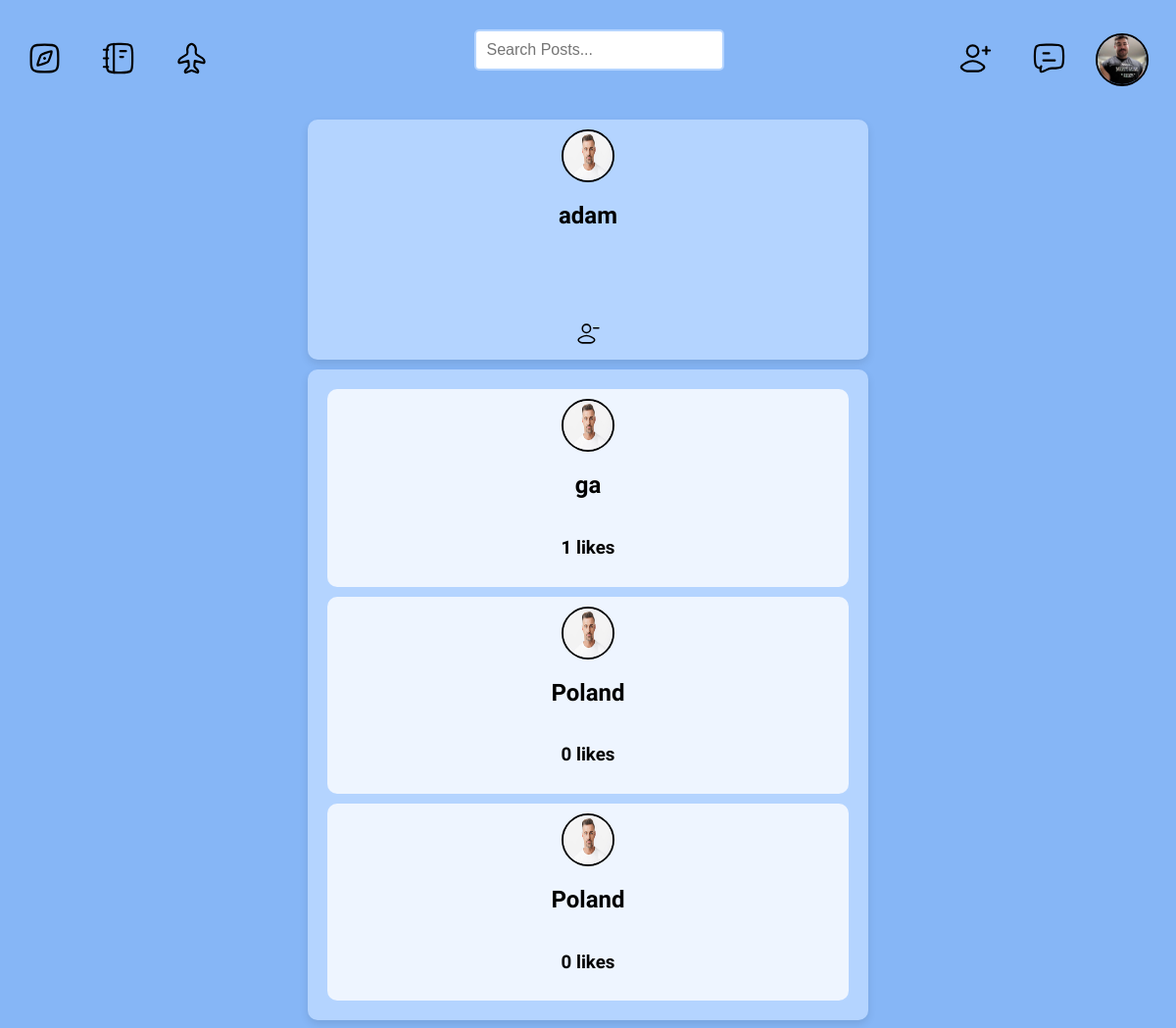
Page /profile/adam/ (signed in) on the earlier database version.
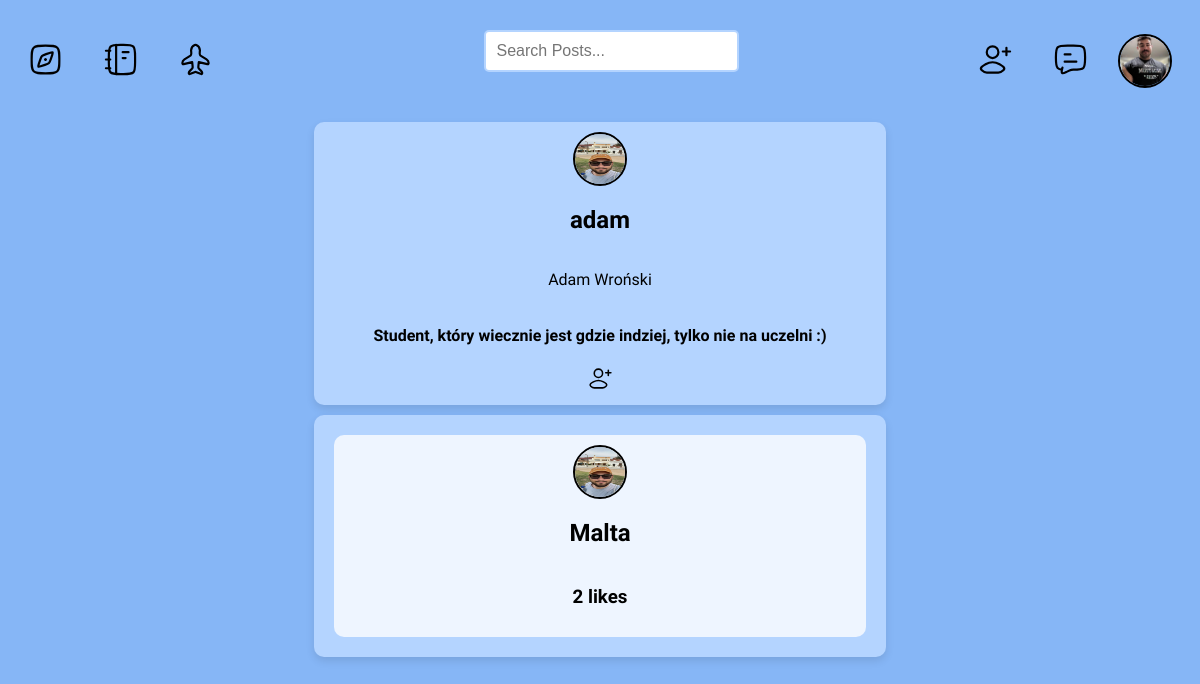
Same page on the later database version.
### base/models.py (models this page shows, shortened)
class User(AbstractUser):
    name = models.CharField(max_length=100, null=True)
    first_name = models.CharField(max_length=100, null=True, blank=True)
    last_name = models.CharField(max_length=100, null=True, blank=True)
    email = models.EmailField(unique=True)
    bio = models.TextField(null=True, blank=True)
    avatar = models.ImageField(null=True, default='user-avatar.svg')
    USERNAME_FIELD = 'email'
    REQUIRED_FIELDS = ['username']

class Post(models.Model):
    host = models.ForeignKey(User, on_delete=models.SET_NULL, null=True)
    title = models.CharField(max_length=100)
    date_created = models.DateTimeField(auto_now_add=True)
    country = models.CharField(max_length=100)
    city = models.CharField(max_length=100)
    description = models.TextField(null=True, blank=True)
    note = models.TextField(null=True, blank=True)
    participants = models.ManyToManyField(User, related_name='participants', blank=True)
    rate = models.IntegerField()
    image = models.ImageField(upload_to='posts/', blank=True, null=True)
    likes = models.IntegerField(default=0)
    latitude = models.DecimalField(max_digits=20, decimal_places=16, blank=True, null=True)
    longitude = models.DecimalField(max_digits=20, decimal_places=16, blank=True, null=True)
    class Meta:
        ordering = ['-date_created']

### base/views.py (the view)
# urls.py: path('profile/<str:username>/', views.profilePage, name='user_profile'),
@login_required(login_url='login')
def profilePage(request, username):
    user = get_object_or_404(User, username=username)
    posts = user.post_set.all()
    post_comments = user.comment_set.all()
    is_own_profile = user == request.user
    friend_list = None
    if is_own_profile:
        friend_list = request.user.friend_list.friends.all()
    is_friend = False
    if request.user.friend_list.friends.filter(id=user.id).exists():
        is_friend = True
    friend_requests = None
    if is_own_profile:
        friend_requests = FriendRequest.objects.filter(receiver=request.user, is_active=True)
    context = {
        'user': user,
        'posts': posts,
        'post_comments': post_comments,
        'friend_requests': friend_requests,
        'is_friend': is_friend,
        'friends': friend_list if is_own_profile else None
    }
    return render(request, 'base/profile.html', context)

### base/templates/base/profile.html (shortened to what this page needs)
{% extends 'main.html' %}
{% block content %}
<div class="profile-container">
    <div>
    </div>
    <div>
        {% include 'base/components/info_profile_component.html' %}
        {% include 'base/components/feed_component.html' %}
    </div>
    <div>
    </div>
</div>
{% endblock %}

### base/templates/base/components/info_profile_component.html (shortened to what this page needs)
{% load static %}
<div class="info-up">
        <div class="avatar">
            <img src="{{user.avatar.url}}"/>
        </div>
    <h2>{{user.username}}</h2>
    <p>{{user.first_name}} {{user.last_name}}</p>
    <h4>{{user.bio}}</h4>
    {% if user == request.user %}
        <a href="{% url 'edit_user' %}">
            <img src="{% static 'images/edit-pencil.svg' %}" alt="edit">
        </a>
    {% else %}
        {% if is_friend %}
            <form method="POST" action="{% url 'remove_friend' user.id %}">
                <button type="submit">
                    <img src="{% static 'images/remove-friend.svg' %}" alt="remove-friend">
                </button>
            </form>
        {% else %}
            <form method="POST" action="{% url 'send_friend_request' user.id %}">
                <button type="submit">
                    <img src="{% static 'images/add-friend.svg' %}" alt="add-friend">
                </button>
            </form>
        {% endif %}
    {% endif %}
</div>

### base/templates/base/components/feed_component.html (shortened to what this page needs)
{% load static %}
<div class="feed-container">
    {% if posts %}
        {% for post in posts %}
            <div class="post-feed-container" id="post_feed_container">
                <div class="avatar">
                    <img src="{{ post.host.avatar.url }}" />
                </div>
                <h2><a href="{% url 'post' post.id %}">{{ post.country }}</a></h2>
                <h3>{{ post.likes }} likes</h3>
            </div>
        {% endfor %}
    {% endif %}
</div>

Differences in the rows shown:
removed Post: host.avatar (picture), country "ga", likes "1"
removed Post: host.avatar (picture), country "Poland", likes "0"
removed Post: host.avatar (picture), country "Poland", likes "0"
changed User "adam": avatar: a different picture; first_name (not shown) → "Adam"; last_name (not shown) → "Wroński"; bio (not shown) → "Student, który wiecznie jest gdzie indziej, tylko nie na uczelni :)"
added Post: host.avatar (picture), country "Malta", likes "2"
